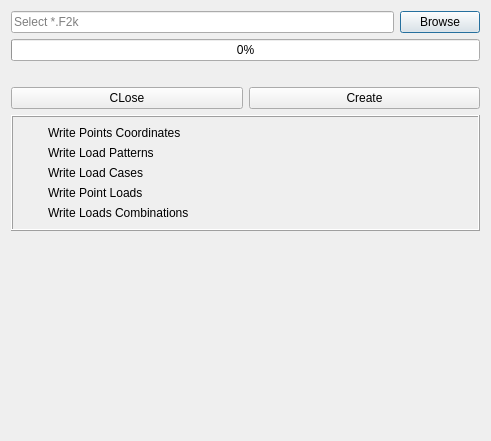
<?xml version="1.0" encoding="UTF-8"?>
<ui version="4.0">
 <class>Dialog</class>
 <widget class="QDialog" name="Dialog">
  <property name="geometry">
   <rect>
    <x>0</x>
    <y>0</y>
    <width>491</width>
    <height>441</height>
   </rect>
  </property>
  <property name="windowTitle">
   <string>Explode Seismic Load Patterns</string>
  </property>
  <layout class="QVBoxLayout" name="verticalLayout">
   <item>
    <layout class="QHBoxLayout" name="horizontalLayout">
     <item>
      <widget class="QLineEdit" name="filename">
       <property name="inputMask">
        <string/>
       </property>
       <property name="text">
        <string/>
       </property>
       <property name="placeholderText">
        <string>Select *.F2k </string>
       </property>
      </widget>
     </item>
     <item>
      <widget class="QPushButton" name="browse">
       <property name="text">
        <string>Browse</string>
       </property>
      </widget>
     </item>
    </layout>
   </item>
   <item>
    <widget class="QProgressBar" name="progressbar">
     <property name="value">
      <number>0</number>
     </property>
    </widget>
   </item>
   <item>
    <widget class="QLabel" name="result_label">
     <property name="text">
      <string/>
     </property>
    </widget>
   </item>
   <item>
    <layout class="QHBoxLayout" name="horizontalLayout_3">
     <item>
      <widget class="QPushButton" name="close_button">
       <property name="text">
        <string>CLose</string>
       </property>
      </widget>
     </item>
     <item>
      <widget class="QPushButton" name="start_button">
       <property name="text">
        <string>Create</string>
       </property>
      </widget>
     </item>
    </layout>
   </item>
   <item>
    <widget class="QFrame" name="frame_3">
     <property name="frameShape">
      <enum>QFrame::Box</enum>
     </property>
     <property name="frameShadow">
      <enum>QFrame::Raised</enum>
     </property>
     <layout class="QGridLayout" name="gridLayout">
      <item row="6" column="1">
       <widget class="QLabel" name="label_15">
        <property name="text">
         <string>Write Loads Combinations</string>
        </property>
       </widget>
      </item>
      <item row="6" column="0">
       <widget class="QLabel" name="five">
        <property name="maximumSize">
         <size>
          <width>20</width>
          <height>20</height>
         </size>
        </property>
        <property name="font">
         <font>
          <pointsize>8</pointsize>
         </font>
        </property>
        <property name="text">
         <string/>
        </property>
        <property name="pixmap">
         <pixmap resource="../../py_widget/resource.qrc">:/safe/Resources/icons/cancel.png</pixmap>
        </property>
        <property name="scaledContents">
         <bool>true</bool>
        </property>
       </widget>
      </item>
      <item row="3" column="0">
       <widget class="QLabel" name="three">
        <property name="maximumSize">
         <size>
          <width>20</width>
          <height>20</height>
         </size>
        </property>
        <property name="font">
         <font>
          <pointsize>8</pointsize>
         </font>
        </property>
        <property name="text">
         <string/>
        </property>
        <property name="pixmap">
         <pixmap resource="../../py_widget/resource.qrc">:/safe/Resources/icons/cancel.png</pixmap>
        </property>
        <property name="scaledContents">
         <bool>true</bool>
        </property>
       </widget>
      </item>
      <item row="4" column="0">
       <widget class="QLabel" name="four">
        <property name="maximumSize">
         <size>
          <width>20</width>
          <height>20</height>
         </size>
        </property>
        <property name="font">
         <font>
          <pointsize>8</pointsize>
         </font>
        </property>
        <property name="text">
         <string/>
        </property>
        <property name="pixmap">
         <pixmap resource="../../py_widget/resource.qrc">:/safe/Resources/icons/cancel.png</pixmap>
        </property>
        <property name="scaledContents">
         <bool>true</bool>
        </property>
       </widget>
      </item>
      <item row="4" column="1">
       <widget class="QLabel" name="label_13">
        <property name="text">
         <string>Write Point Loads</string>
        </property>
       </widget>
      </item>
      <item row="3" column="1">
       <widget class="QLabel" name="label_12">
        <property name="text">
         <string>Write Load Cases</string>
        </property>
       </widget>
      </item>
      <item row="2" column="0">
       <widget class="QLabel" name="two">
        <property name="maximumSize">
         <size>
          <width>20</width>
          <height>20</height>
         </size>
        </property>
        <property name="font">
         <font>
          <pointsize>8</pointsize>
         </font>
        </property>
        <property name="text">
         <string/>
        </property>
        <property name="pixmap">
         <pixmap resource="../../py_widget/resource.qrc">:/safe/Resources/icons/cancel.png</pixmap>
        </property>
        <property name="scaledContents">
         <bool>true</bool>
        </property>
       </widget>
      </item>
      <item row="1" column="1">
       <widget class="QLabel" name="label_14">
        <property name="text">
         <string>Write Points Coordinates</string>
        </property>
       </widget>
      </item>
      <item row="2" column="1">
       <widget class="QLabel" name="label_11">
        <property name="text">
         <string>Write Load Patterns</string>
        </property>
       </widget>
      </item>
      <item row="1" column="0">
       <widget class="QLabel" name="one">
        <property name="maximumSize">
         <size>
          <width>20</width>
          <height>20</height>
         </size>
        </property>
        <property name="font">
         <font>
          <pointsize>8</pointsize>
         </font>
        </property>
        <property name="text">
         <string/>
        </property>
        <property name="pixmap">
         <pixmap resource="../../py_widget/resource.qrc">:/safe/Resources/icons/cancel.png</pixmap>
        </property>
        <property name="scaledContents">
         <bool>true</bool>
        </property>
       </widget>
      </item>
     </layout>
    </widget>
   </item>
   <item>
    <spacer name="verticalSpacer">
     <property name="orientation">
      <enum>Qt::Vertical</enum>
     </property>
     <property name="sizeHint" stdset="0">
      <size>
       <width>20</width>
       <height>40</height>
      </size>
     </property>
    </spacer>
   </item>
  </layout>
 </widget>
 <resources>
  <include location="../../py_widget/resource.qrc"/>
 </resources>
 <connections/>
</ui>
